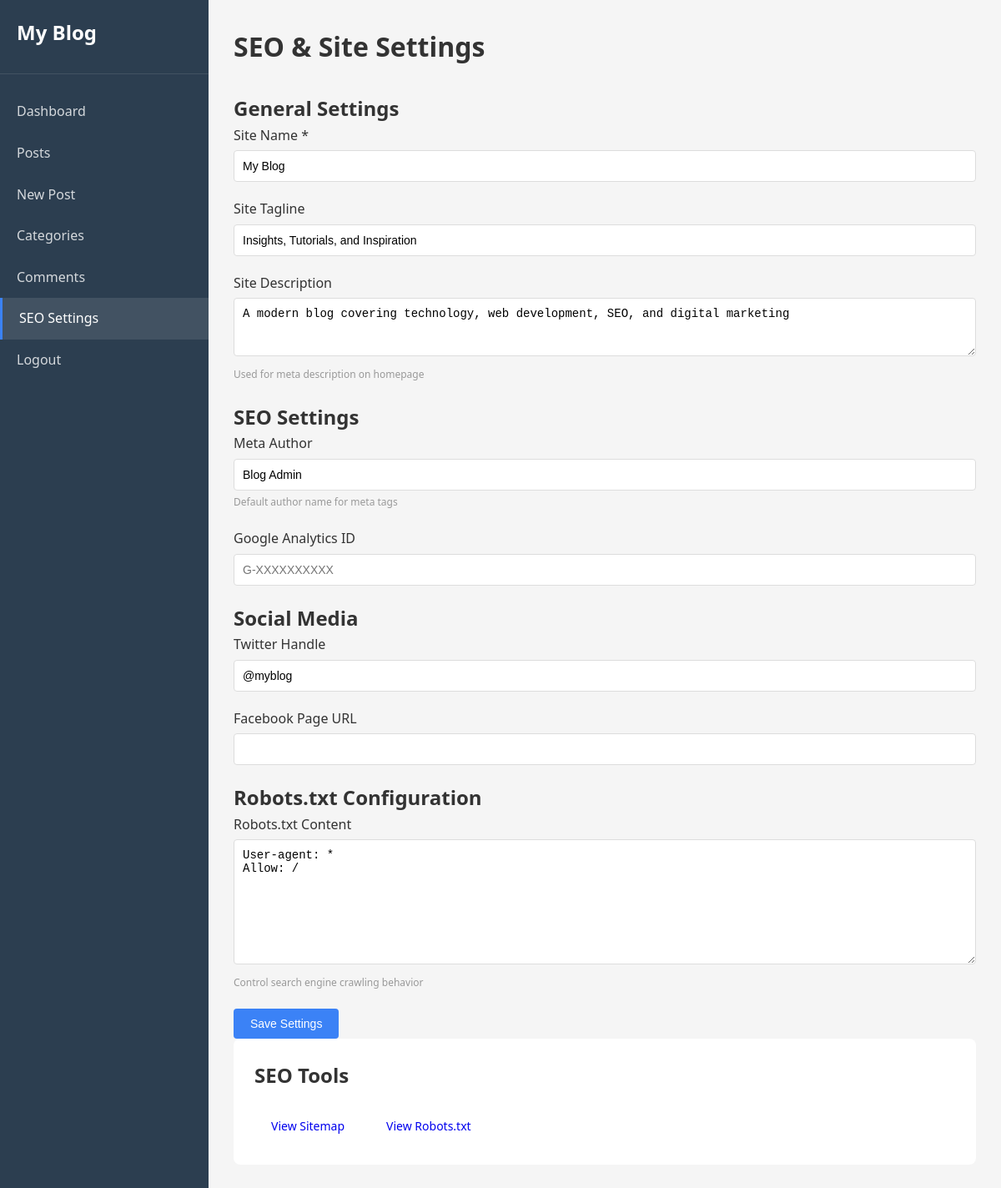
Screenshot of /admin/settings.php (signed in) with the database file from the repository.
### tables this page shows
CREATE TABLE site_settings (
    id INT PRIMARY KEY AUTO_INCREMENT,
    setting_key VARCHAR(100) UNIQUE NOT NULL,
    setting_value TEXT,
    created_at TIMESTAMP DEFAULT CURRENT_TIMESTAMP,
    updated_at TIMESTAMP DEFAULT CURRENT_TIMESTAMP ON UPDATE CURRENT_TIMESTAMP
);

### includes/functions.php (called while the page is built, shortened)
<?php
require_once __DIR__ . '/config.php';
function getSiteSetting($key, $default = '') {
    global $pdo;
    $stmt = $pdo->prepare("SELECT setting_value FROM site_settings WHERE setting_key = ?");
    $stmt->execute([$key]);
    $result = $stmt->fetchColumn();
    return $result !== false ? $result : $default;
}
?>

### admin/settings.php (the view, shortened to what this page needs)
<?php
require_once '../includes/functions.php';
?>
<!DOCTYPE html>
<html lang="en">
<head>
    <link rel="stylesheet" href="<?php echo SITE_URL; ?>/css/style.css">
</head>
<body class="admin-page">
    <div class="admin-wrapper">
        <aside class="admin-sidebar">
            <div class="admin-logo">
                <h2><?php echo SITE_NAME; ?></h2>
            </div>
            <nav class="admin-nav">
                <a href="index.php">Dashboard</a>
                <a href="posts.php">Posts</a>
                <a href="new_post.php">New Post</a>
                <a href="categories.php">Categories</a>
                <a href="comments.php">Comments</a>
                <a href="settings.php" class="active">SEO Settings</a>
                <a href="logout.php">Logout</a>
            </nav>
        </aside>
        <main class="admin-main">
            <div class="admin-header">
                <h1>SEO & Site Settings</h1>
            </div>
            <form method="POST" class="settings-form">
                <h2>General Settings</h2>
                <div class="form-group">
                    <label>Site Name *</label>
                    <input type="text" name="site_name" value="<?php echo getSiteSetting('site_name', SITE_NAME); ?>" required>
                </div>
                <div class="form-group">
                    <label>Site Tagline</label>
                    <input type="text" name="site_tagline" value="<?php echo getSiteSetting('site_tagline', SITE_TAGLINE); ?>">
                </div>
                <div class="form-group">
                    <label>Site Description</label>
                    <textarea name="site_description" rows="3"><?php echo getSiteSetting('site_description'); ?></textarea>
                    <small>Used for meta description on homepage</small>
                </div>
                <h2>SEO Settings</h2>
                <div class="form-group">
                    <label>Meta Author</label>
                    <input type="text" name="meta_author" value="<?php echo getSiteSetting('meta_author'); ?>">
                    <small>Default author name for meta tags</small>
                </div>
                <div class="form-group">
                    <label>Google Analytics ID</label>
                    <input type="text" name="google_analytics" value="<?php echo getSiteSetting('google_analytics'); ?>" placeholder="G-XXXXXXXXXX">
                </div>
                <h2>Social Media</h2>
                <div class="form-group">
                    <label>Twitter Handle</label>
                    <input type="text" name="twitter_handle" value="<?php echo getSiteSetting('twitter_handle'); ?>" placeholder="@yourusername">
                </div>
                <div class="form-group">
                    <label>Facebook Page URL</label>
                    <input type="text" name="facebook_page" value="<?php echo getSiteSetting('facebook_page'); ?>">
                </div>
                <h2>Robots.txt Configuration</h2>
                <div class="form-group">
                    <label>Robots.txt Content</label>
                    <textarea name="robots_txt" rows="8"><?php echo getSiteSetting('robots_txt', "User-agent: *\nAllow: /"); ?></textarea>
                    <small>Control search engine crawling behavior</small>
                </div>
                <button type="submit" class="btn btn-primary">Save Settings</button>
            </form>
            <div class="admin-section">
                <h2>SEO Tools</h2>
                <div class="seo-tools">
                    <a href="<?php echo SITE_URL; ?>/sitemap.php" target="_blank" class="btn">View Sitemap</a>
                    <a href="<?php echo SITE_URL; ?>/robots.php" target="_blank" class="btn">View Robots.txt</a>
                </div>
            </div>
        </main>
    </div>
</body>
</html>

### css/style.css (style rules this page uses)
* { margin: 0; padding: 0; box-sizing: border-box; }
body { font-family: 'Segoe UI', Tahoma, Geneva, Verdana, sans-serif; background: #f8f9fa; color: #333; line-height: 1.6; }
.btn { display: inline-block; padding: 10px 20px; border-radius: 4px; text-decoration: none; border: none; cursor: pointer; font-size: 14px; transition: all 0.3s; }
.btn-primary { background: #3b82f6; color: white; }
.form-group { margin-bottom: 20px; }
.form-group label { display: block; margin-bottom: 5px; font-weight: 500; color: #333; }
.form-group input, .form-group textarea, .form-group select { width: 100%; padding: 10px; border: 1px solid #ddd; border-radius: 4px; font-size: 14px; }
.form-group small { color: #999; font-size: 12px; }
.admin-page { background: #f5f5f5; }
.admin-wrapper { display: flex; min-height: 100vh; }
.admin-sidebar { width: 250px; background: #2c3e50; color: white; padding: 20px 0; }
.admin-logo { padding: 0 20px 30px; border-bottom: 1px solid rgba(255,255,255,0.1); }
.admin-logo h2 { color: white; }
.admin-nav { padding: 20px 0; }
.admin-nav a { display: block; padding: 12px 20px; color: rgba(255,255,255,0.8); text-decoration: none; transition: all 0.3s; }
.admin-nav a:hover, .admin-nav a.active { background: rgba(255,255,255,0.1); color: white; border-left: 3px solid #3b82f6; }
.admin-main { flex: 1; padding: 30px; overflow-y: auto; }
.admin-header { display: flex; justify-content: space-between; align-items: center; margin-bottom: 30px; }
.admin-header h1 { color: #333; }
.admin-section { background: white; padding: 25px; border-radius: 8px; margin-bottom: 30px; }
.admin-section h2 { margin-bottom: 20px; }
.seo-tools { display: flex; gap: 10px; margin-top: 15px; }

### rows the page displays
site_settings: site_name "My Blog"
site_settings: site_tagline "Insights, Tutorials, and Inspiration"
site_settings: site_description "A modern blog covering technology, web development, SEO, and digital marketing"
site_settings: meta_author "Blog Admin"
site_settings: twitter_handle "@myblog"
site_settings: robots_txt "User-agent: * Allow: /"

### other values shown
SITE_NAME "My Blog"
